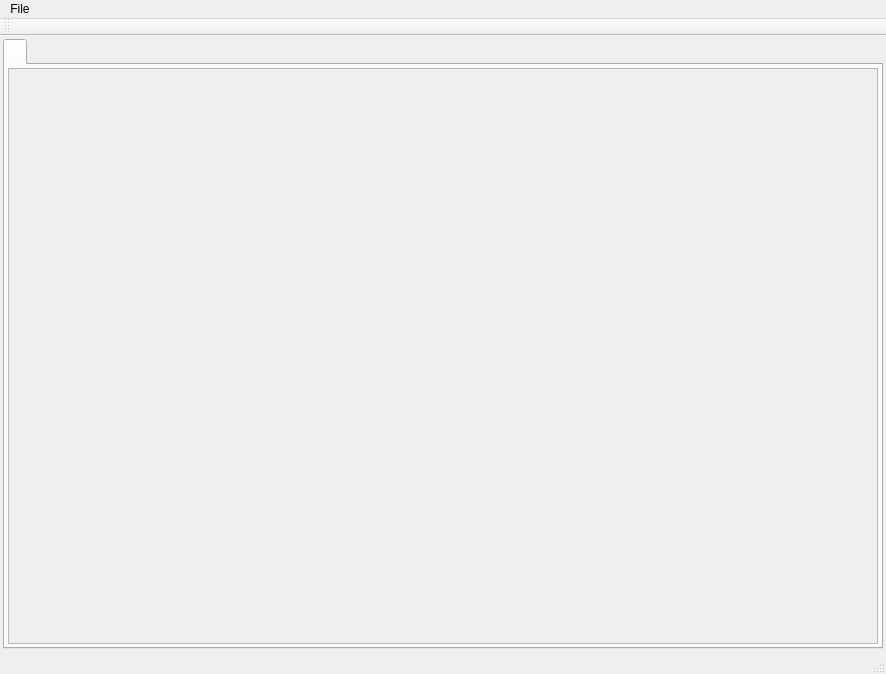
<?xml version="1.0" encoding="UTF-8"?>
<ui version="4.0">
 <class>FormMainWindow</class>
 <widget class="QMainWindow" name="FormMainWindow">
  <property name="geometry">
   <rect>
    <x>0</x>
    <y>0</y>
    <width>886</width>
    <height>674</height>
   </rect>
  </property>
  <property name="windowTitle">
   <string>MainWindow</string>
  </property>
  <widget class="QWidget" name="centralWidget">
   <layout class="QGridLayout" name="centralLayout">
    <property name="leftMargin">
     <number>3</number>
    </property>
    <property name="topMargin">
     <number>3</number>
    </property>
    <property name="rightMargin">
     <number>3</number>
    </property>
    <property name="bottomMargin">
     <number>3</number>
    </property>
    <property name="spacing">
     <number>3</number>
    </property>
    <item row="0" column="0">
     <widget class="QTabWidget" name="tabProjectPages">
      <widget class="QWidget" name="tabEmpty">
       <attribute name="title">
        <string/>
       </attribute>
       <layout class="QGridLayout" name="gridLayout">
        <property name="leftMargin">
         <number>3</number>
        </property>
        <property name="topMargin">
         <number>3</number>
        </property>
        <property name="rightMargin">
         <number>3</number>
        </property>
        <property name="bottomMargin">
         <number>3</number>
        </property>
        <property name="spacing">
         <number>3</number>
        </property>
        <item row="0" column="0">
         <widget class="QWidget" name="mainWidget" native="true">
          <layout class="QGridLayout" name="mainWidgetLayout">
           <property name="leftMargin">
            <number>0</number>
           </property>
           <property name="topMargin">
            <number>0</number>
           </property>
           <property name="rightMargin">
            <number>0</number>
           </property>
           <property name="bottomMargin">
            <number>0</number>
           </property>
           <property name="spacing">
            <number>3</number>
           </property>
           <item row="0" column="0">
            <layout class="QGridLayout" name="mainWidgetWorkPlaceLayout">
             <property name="spacing">
              <number>3</number>
             </property>
             <item row="0" column="0">
              <widget class="QScrollArea" name="workPlaceScrollArea">
               <property name="widgetResizable">
                <bool>false</bool>
               </property>
               <widget class="QWidget" name="workPlaceScrollAreaWidget">
                <property name="geometry">
                 <rect>
                  <x>0</x>
                  <y>0</y>
                  <width>256</width>
                  <height>256</height>
                 </rect>
                </property>
               </widget>
              </widget>
             </item>
            </layout>
           </item>
          </layout>
         </widget>
        </item>
       </layout>
      </widget>
     </widget>
    </item>
   </layout>
  </widget>
  <widget class="QMenuBar" name="mainMenuBar">
   <property name="geometry">
    <rect>
     <x>0</x>
     <y>0</y>
     <width>886</width>
     <height>21</height>
    </rect>
   </property>
   <widget class="QMenu" name="menuFile">
    <property name="title">
     <string>File</string>
    </property>
    <addaction name="actionNew"/>
    <addaction name="actionOpen"/>
    <addaction name="separator"/>
    <addaction name="actionSave"/>
    <addaction name="actionSaveAs"/>
    <addaction name="separator"/>
    <addaction name="actionExit"/>
   </widget>
   <addaction name="menuFile"/>
  </widget>
  <widget class="QToolBar" name="mainToolBar">
   <attribute name="toolBarArea">
    <enum>TopToolBarArea</enum>
   </attribute>
   <attribute name="toolBarBreak">
    <bool>false</bool>
   </attribute>
  </widget>
  <widget class="QStatusBar" name="mainStatusBar"/>
  <action name="actionNew">
   <property name="text">
    <string>New...</string>
   </property>
  </action>
  <action name="actionSaveAs">
   <property name="text">
    <string>Save as...</string>
   </property>
  </action>
  <action name="actionExit">
   <property name="text">
    <string>Exit</string>
   </property>
  </action>
  <action name="actionSave">
   <property name="enabled">
    <bool>true</bool>
   </property>
   <property name="text">
    <string>Save</string>
   </property>
  </action>
  <action name="actionOpen">
   <property name="enabled">
    <bool>true</bool>
   </property>
   <property name="text">
    <string>Open...</string>
   </property>
  </action>
 </widget>
 <layoutdefault spacing="6" margin="11"/>
 <resources/>
 <connections/>
</ui>
